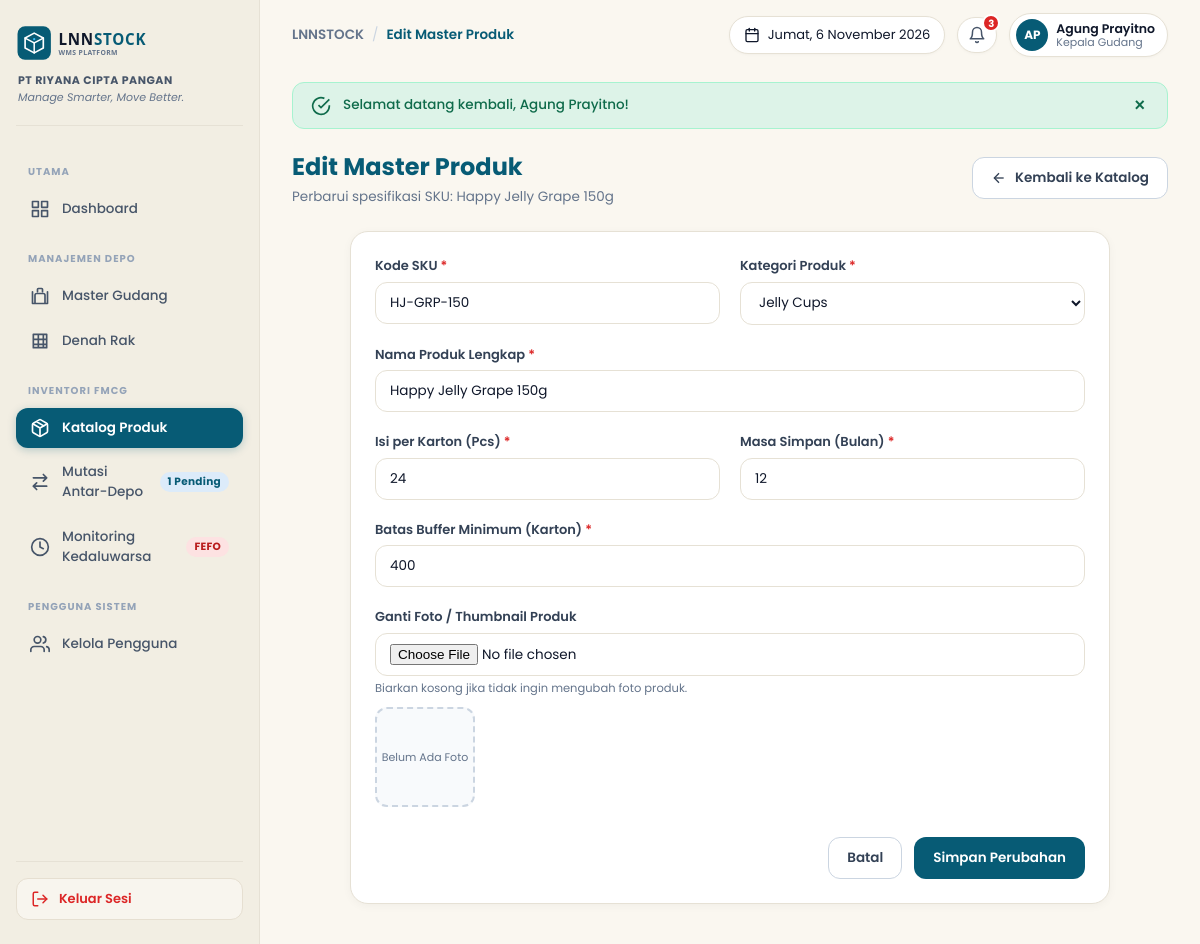
Screenshot of /?page=produk&action=edit&id=2 (signed in) with the database file from the repository.
### tables this page shows
CREATE TABLE IF NOT EXISTS produk (
  id INT AUTO_INCREMENT PRIMARY KEY,
  kode_sku VARCHAR(20) NOT NULL UNIQUE,    
  nama_produk VARCHAR(100) NOT NULL,
  kategori VARCHAR(40) NOT NULL,           
  isi_per_karton INT NOT NULL DEFAULT 1,
  masa_simpan_bulan INT NOT NULL DEFAULT 12,
  buffer_minimum INT NOT NULL DEFAULT 0,   
  gambar VARCHAR(150) NULL
);

### controllers/ProdukController.php (called while the page is built, shortened)
<?php
require_once __DIR__ . '/../models/Produk.php';
class ProdukController extends Controller {
    private Produk $produkModel;
    public function __construct() {
        $this->produkModel = new Produk();
    }
    public function edit(): void {
        $id = (int)($_GET['id'] ?? 0);
        $produk = $this->produkModel->getById($id);
        $errors = [];
        $old = $produk;
        $this->view('produk/edit', [
            'pageTitle' => 'Edit Master Produk',
            'produk'    => $produk,
            'errors'    => $errors,
            'old'       => $old,
        ]);
    }
}

### core/Database.php (called while the page is built)
<?php
class Database {
    private static ?PDO $instance = null;
    public static function connect(): PDO {
        if (self::$instance === null) {
            $host = '127.0.0.1';
            $port = '3306';
            $dbname = 'db_lnnstock';
            $username = 'root';
            $password = '';
            $dsn = "mysql:host={$host};port={$port};dbname={$dbname};charset=utf8mb4";
            $options = [
                PDO::ATTR_ERRMODE            => PDO::ERRMODE_EXCEPTION,
                PDO::ATTR_DEFAULT_FETCH_MODE => PDO::FETCH_ASSOC,
                PDO::ATTR_EMULATE_PREPARES   => false,
            ];
            try {
                self::$instance = new PDO($dsn, $username, $password, $options);
            } catch (PDOException $e) {
                error_log("Database Connection Error: " . $e->getMessage());
                die("Maaf, terjadi kendala koneksi ke database LNNSTOCK. Pastikan layanan MySQL/MariaDB pada XAMPP sudah berjalan.");
            }
        }
        return self::$instance;
    }
}

### core/Model.php (called while the page is built, shortened)
<?php
abstract class Model {
    public function __construct() {
        $this->db = Database::connect();
    }
}

### models/Produk.php (called while the page is built, shortened)
<?php
require_once __DIR__ . '/../core/Model.php';
class Produk extends Model {
    public function getById(int $id): ?array {
        $sql = "SELECT p.*,
                    COALESCE(SUM(b.jumlah), 0) AS stok_karton,
                    COALESCE(SUM(b.jumlah), 0) * p.isi_per_karton AS stok_pcs
                FROM produk p
                LEFT JOIN batch_stok b ON b.id_produk = p.id
                WHERE p.id = :id
                GROUP BY p.id
                LIMIT 1";
        $stmt = $this->db->prepare($sql);
        $stmt->execute([':id' => $id]);
        $row = $stmt->fetch();
        return $row ?: null;
    }
}

### core/helpers.php (called while the page is built, shortened)
<?php
function e(?string $value): string {
    return htmlspecialchars((string)($value ?? ''), ENT_QUOTES, 'UTF-8');
}
function base_url(string $path = ''): string {
    $scriptDir = dirname($_SERVER['SCRIPT_NAME'] ?? '/index.php');
    $scriptDir = str_replace('\\', '/', $scriptDir);
    $base = rtrim($scriptDir, '/') . '/';
    return $base . ltrim($path, '/');
}

### views/produk/edit.php (the view, shortened to what this page needs)
<div class="page-header">
    <div>
        <h1 class="page-title">Edit Master Produk</h1>
        <p class="page-subtitle">Perbarui spesifikasi SKU: <?= e($produk['nama_produk']) ?></p>
    </div>
    <div>
        <a href="<?= base_url('?page=produk') ?>" class="btn btn-secondary">
            <svg width="16" height="16" viewBox="0 0 24 24" fill="none" stroke="currentColor" stroke-width="2">
                <line x1="19" y1="12" x2="5" y2="12"></line>
                <polyline points="12 19 5 12 12 5"></polyline>
            </svg>
            <span>Kembali ke Katalog</span>
        </a>
    </div>
</div>
<div class="card" style="max-width: 760px; margin: 0 auto;">
    <form action="<?= base_url('?page=produk&action=edit&id=' . $produk['id']) ?>" method="POST" enctype="multipart/form-data">
        <div class="form-grid-2">
            <div class="form-group">
                <label for="kode_sku" class="form-label">Kode SKU <span class="text-danger">*</span></label>
                <input type="text" id="kode_sku" name="kode_sku" class="form-input" value="<?= e($old['kode_sku']) ?>" required>
            </div>
            <div class="form-group">
                <label for="kategori" class="form-label">Kategori Produk <span class="text-danger">*</span></label>
                <select id="kategori" name="kategori" class="form-select" required>
                    <option value="Jelly Cups" <?= ($old['kategori'] === 'Jelly Cups') ? 'selected' : '' ?>>Jelly Cups</option>
                </select>
            </div>
        </div>
        <div class="form-group">
            <label for="nama_produk" class="form-label">Nama Produk Lengkap <span class="text-danger">*</span></label>
            <input type="text" id="nama_produk" name="nama_produk" class="form-input" value="<?= e($old['nama_produk']) ?>" required>
        </div>
        <div class="form-grid-2">
            <div class="form-group">
                <label for="isi_per_karton" class="form-label">Isi per Karton (Pcs) <span class="text-danger">*</span></label>
                <input type="number" id="isi_per_karton" name="isi_per_karton" class="form-input" min="1" value="<?= e($old['isi_per_karton']) ?>" required>
            </div>
            <div class="form-group">
                <label for="masa_simpan_bulan" class="form-label">Masa Simpan (Bulan) <span class="text-danger">*</span></label>
                <input type="number" id="masa_simpan_bulan" name="masa_simpan_bulan" class="form-input" min="1" value="<?= e($old['masa_simpan_bulan']) ?>" required>
            </div>
        </div>
        <div class="form-group">
            <label for="buffer_minimum" class="form-label">Batas Buffer Minimum (Karton) <span class="text-danger">*</span></label>
            <input type="number" id="buffer_minimum" name="buffer_minimum" class="form-input" min="0" value="<?= e($old['buffer_minimum']) ?>" required>
        </div>
        <div class="form-group">
            <label for="inputGambarProduk" class="form-label">Ganti Foto / Thumbnail Produk</label>
            <input type="file" id="inputGambarProduk" name="gambar" class="form-input" accept="image/jpeg,image/png,image/webp">
            <div class="form-help">Biarkan kosong jika tidak ingin mengubah foto produk.</div>
            <div class="upload-preview-wrap">
                <div class="upload-preview-box">
                    <?php if (!empty($produk['gambar']) && file_exists(__DIR__ . '/../../public/uploads/produk/' . $produk['gambar'])): ?>
                        <img id="previewGambarProduk" src="<?= base_url('uploads/produk/' . $produk['gambar']) ?>" alt="<?= e($produk['nama_produk']) ?>">
                    <?php else: ?>
                        <span class="text-muted" style="font-size:11px;">Belum Ada Foto</span>
                    <?php endif; ?>
                </div>
            </div>
        </div>
        <div style="display: flex; justify-content: flex-end; gap: 12px; margin-top: 30px;">
            <a href="<?= base_url('?page=produk') ?>" class="btn btn-secondary">Batal</a>
            <button type="submit" class="btn btn-primary">Simpan Perubahan</button>
        </div>
    </form>
</div>

### public/assets/css/style.css (style rules this page uses)
:root { --primary: #075B75; --primary-hover: #054558; --primary-light: #E8F3F7; --bg-main: #FAF7F0; --sidebar-bg: #F2EEE3; --sidebar-active: #075B75; --card-bg: #FFFFFF; --text-main: #0F172A; --text-muted: #64748B; --border-color: #E6E1D5; --border-light: #F0ECE1; --table-head-bg: #EFEBE0; --badge-green-bg: #DDF3E8; --badge-green-text: #0F6B4B; --badge-yellow-bg: #FEF0D0; --badge-yellow-text: #B45309; --badge-red-bg: #FDE2E2; --badge-red-text: #B91C1C; --badge-blue-bg: #DCEBFA; --badge-blue-text: #075B75; --badge-gray-bg: #F1F5F9; --badge-gray-text: #64748B; --radius-sm: 8px; --radius-md: 12px; --radius-lg: 18px; --shadow-card: 0 2px 10px rgba(0, 0, 0, 0.04); --shadow-md: 0 4px 16px rgba(7, 91, 117, 0.08); }
* { box-sizing: border-box; margin: 0; padding: 0; }
body { font-family: 'Poppins', -apple-system, BlinkMacSystemFont, 'Segoe UI', Roboto, sans-serif; background-color: var(--bg-main); color: var(--text-main); line-height: 1.5; font-size: 14px; -webkit-font-smoothing: antialiased; }
.card { background-color: var(--card-bg); border-radius: var(--radius-lg); border: 1px solid var(--border-color); box-shadow: var(--shadow-card); padding: 24px; margin-bottom: 24px; }
.page-header { display: flex; align-items: center; justify-content: space-between; margin-bottom: 24px; flex-wrap: wrap; gap: 16px; }
.page-title { font-size: 24px; font-weight: 700; color: var(--primary); }
.page-subtitle { font-size: 13.5px; color: var(--text-muted); margin-top: 2px; }
.btn { display: inline-flex; align-items: center; justify-content: center; gap: 8px; padding: 10px 18px; border-radius: var(--radius-md); font-family: inherit; font-size: 13.5px; font-weight: 600; text-decoration: none; border: 1px solid transparent; cursor: pointer; transition: all 0.15s ease; }
.btn-primary { background-color: var(--primary); color: #FFFFFF; }
.btn-secondary { background-color: #FFFFFF; border-color: #CBD5E1; color: #334155; }
.form-group { margin-bottom: 20px; }
.form-label { display: block; font-size: 13px; font-weight: 600; color: #334155; margin-bottom: 6px; }
.form-input, .form-select, .form-textarea { width: 100%; padding: 10px 14px; border-radius: var(--radius-md); border: 1px solid var(--border-color); background-color: #FFFFFF; font-family: inherit; font-size: 13.5px; color: var(--text-main); transition: border-color 0.15s ease, box-shadow 0.15s ease; }
.form-help { font-size: 11.5px; color: var(--text-muted); margin-top: 4px; }
.form-grid-2 { display: grid; grid-template-columns: 1fr 1fr; gap: 20px; }
.text-danger { color: #DC2626; }
.text-muted { color: #64748B; }

### public/assets/css/modul-produk.css (style rules this page uses)
.upload-preview-wrap { margin-top: 10px; display: flex; align-items: center; gap: 16px; }
.upload-preview-box { width: 100px; height: 100px; border-radius: 12px; border: 2px dashed #CBD5E1; display: flex; align-items: center; justify-content: center; background-color: #F8FAFC; overflow: hidden; }

### rows the page displays
produk: nama_produk "Happy Jelly Grape 150g", kode_sku "HJ-GRP-150", kategori "Jelly Cups", isi_per_karton "24", masa_simpan_bulan "12", buffer_minimum "400"

### other values shown
$pendingMutasiCount "1"
$pageTitle "Edit Master Produk"
$kritisBatchCount "3"
$inisial ?: 'AP' "AP"
$currentUser['nama_lengkap'] "Agung Prayitno"
$currentUser['role'] "Kepala Gudang"
flash_get('success') "Selamat datang kembali, Agung Prayitno!"
